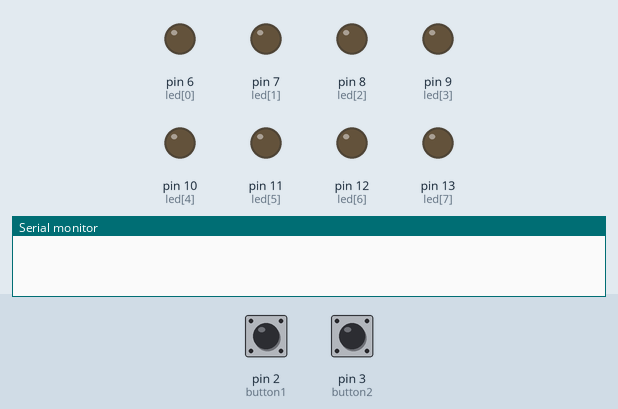
Simulated run of this sketch. Board: Arduino Uno, built with avr-gcc and run on an emulated ATmega328P. On the bench: output pins drawn as LEDs (lit = HIGH), the last lines printed to the serial monitor. The inputs (shaded band) are chosen by the test bench; at power-on: pin 2 (button1) HIGH, pin 3 (button2) HIGH.

Above: at 1.2 s.
1.3 s: pin 2 (button1) pulsed LOW 5 times (0.12 s each, 0.3 s apart)
At 1.82 s:
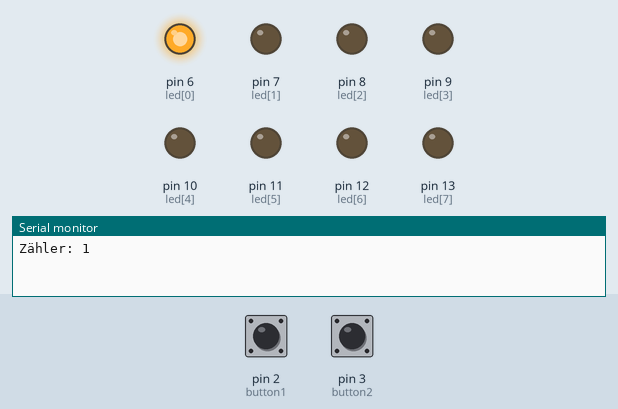
At 3.9 s:
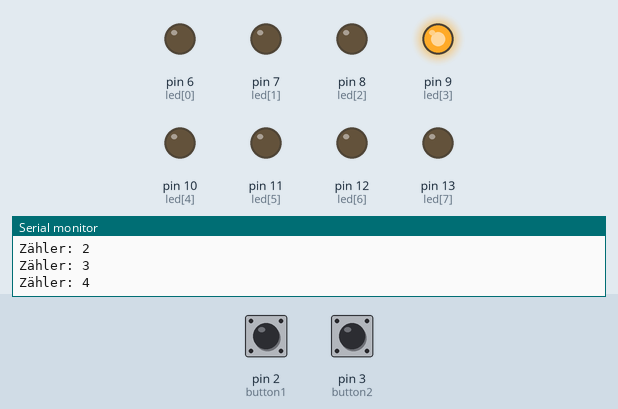
4.3 s: pin 2 (button1) pulsed LOW 2 times (0.12 s each, 0.3 s apart)
At 5.5 s:
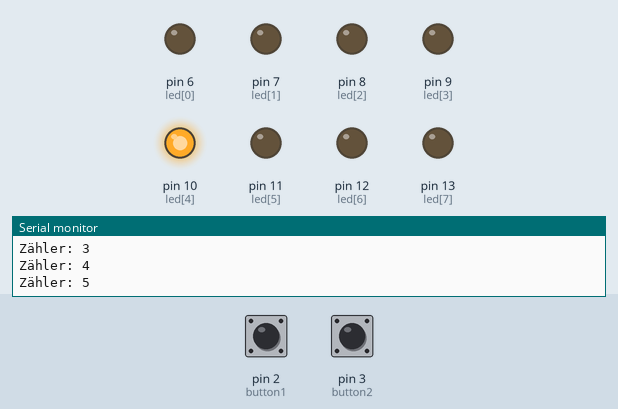
Timing chart, 0 to 7.3 s (numbered marks = the images above; inputs shaded):
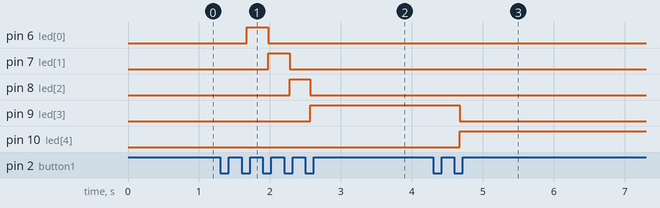

Measured:
- after the input at 1.3 s, pin 6 (led[0]): LOW → HIGH after 0.38 s, → LOW 0.30 s later; pin 7 (led[1]): LOW → HIGH after 0.68 s, → LOW 0.30 s later; pin 8 (led[2]): LOW → HIGH after 0.98 s, → LOW 0.29 s later; pin 9 (led[3]): LOW → HIGH after 1.3 s
- after the input at 4.3 s, pin 9 (led[3]): HIGH → LOW after 0.38 s; pin 10 (led[4]): LOW → HIGH after 0.38 s

The sketch:

Taster_zaehlen.ino
```cpp
/*
   Programm:          Taster Zählen
   Letzte Änderung:   11.11.20
   Programmierer:     LC
   Version:           1.0
   Bibliothek:        OneButton

   Hardware:      Arduino UNO / Taster 1 an Pin 11 , Taster 2 an Pin 12 / Beide Pull-Down
*/

#include <OneButton.h>

OneButton button1(2, false);             // Taster 1 erstellen und dem Pin 11 zuweisen
OneButton button2(3, false);             // Taster 2 erstellen und dem Pin 12 zuweisen

byte led[8] = {6, 7, 8, 9, 10, 11, 12, 13};

int wert = 0;
int index = -1;

bool taster1Gedrueckt = false;
bool taster2Gedrueckt = false;

void setup()
{
  Serial.begin(9600);
  button1.attachClick(Taster1);          // Sobald Taster 1 gedrückt wurde wird die Funktion Taster 1 ausgeführt
  button2.attachClick(Taster2);          // Sobald Taster 2 gedrückt wurde wird die Funktion Taster 2 ausgeführt
  for (byte i = 0; i < 8; i++)           // Ausgänge der LED's werden zugewiesen
  {
    pinMode (led[i], OUTPUT);
  }
}

void loop()
{
  button1.tick();                        // Abfrage wann Taster 1 gedrückt wird
  button2.tick();                        // Abfrage wann Taster 2 gedrückt wird
  delay(10);
  if (taster1Gedrueckt == true)          // Schleife wird ausgeführt wenn Taster 1 gedrückt wurde
  {
    digitalWrite(led[index], LOW);       // In der Schleife soll zuerst der aktuelle Index auf LOW gesetzt
    wert++;                              // Dann wird der Index/Wert um 1 erhöht
    index++;
    Serial.print("Zähler: ");
    Serial.println(wert);
    digitalWrite(led[index], HIGH);      // Anschließend wir dann der verminderte Index auf HIGH gesetzt
    taster1Gedrueckt = false;            // Merker wird wieder auf "false" gesetzt, damit die Schleife nur einmal durchläuft
  }
  else if (taster2Gedrueckt == true)     // Schleife wird ausgeführt wenn Taster 2 gedrückt wurde
  {
    digitalWrite(led[index], LOW);       // In der Schleife soll zuerst der aktuelle Index auf LOW gesetzt
    wert--;                              // Dann wird der Index/Wert um 1 vermindert
    index--;
    Serial.print("Zähler: ");
    Serial.println(wert);
    digitalWrite(led[index], HIGH);      // Anschließend wir dann der verminderte Index auf HIGH gesetzt
    taster2Gedrueckt = false;            // Merker wird wieder auf "false" gesetzt, damit die Schleife nur einmal durchläuft
  }
}

void Taster1()                           // Funktion wird ausgeführt wenn Taster 1 gedrückt wurde
{
  taster1Gedrueckt = !taster1Gedrueckt;  // Merker, dass Taster 1 gedrückt wurde wird negiert, damit
}                                        // Schleife ausgeführt wird

void Taster2()                           // Funktion wird ausgeführt wenn Taster 2 gedrückt wurde
{
  taster2Gedrueckt = !taster2Gedrueckt;  // Merker, dass Taster 2 gedrückt wurde wird negiert, damit
}                                        // Schleife ausgeführt wird
```
